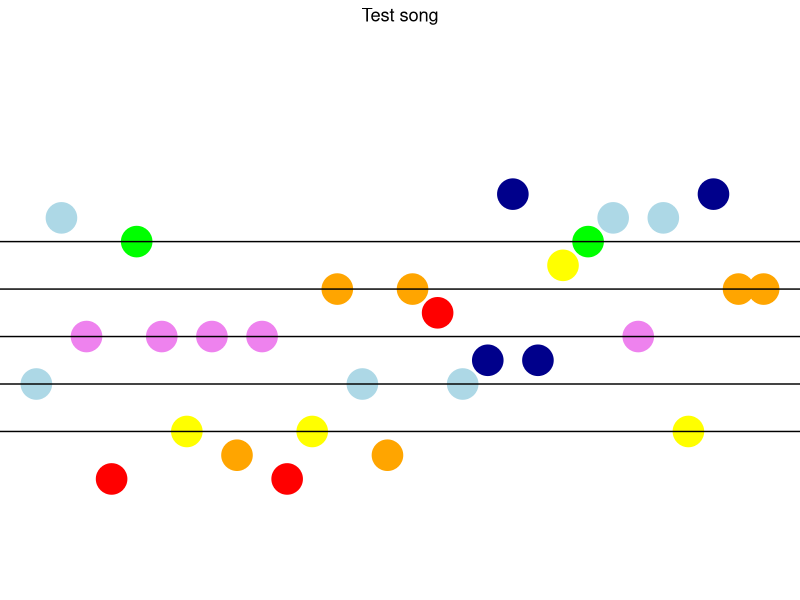
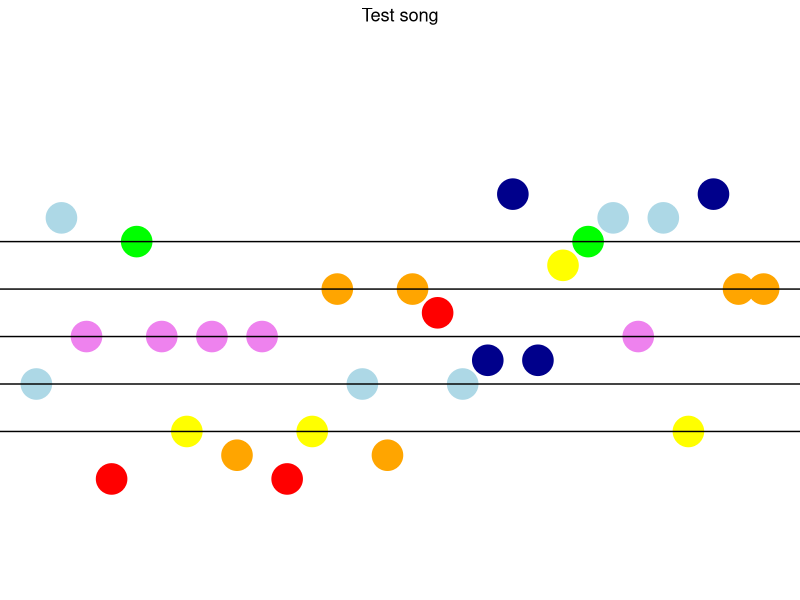

Write the R code that produced these figures, in order.
library(tidyverse)

test_df <- tibble(notes = sample(c(LETTERS[1:7], letters[1:7]), 30L, replace = TRUE)) |>
  mutate(id = row_number())

notes <- tribble(
  ~ notes, ~ position, ~ color,
  "A", 2.5, "darkblue",
  "B", 3, "violet",
  "C", 0, "red",
  "D", 0.5, "orange",
  "E", 1, "yellow",
  "F", 1.5, "green",
  "G", 2, "lightblue",
  "a", 6, "darkblue",
  "b", 3, "violet",
  "c", 3.5, "red",
  "d", 4, "orange",
  "e", 4.5, "yellow",
  "f", 5, "green",
  "g", 5.5, "lightblue",

)



test_df |>
  left_join(notes) |>
  ggplot(aes(x = id, y=position, color = color))+
  geom_point(show.legend = F, size=10)+
  scale_color_identity()+
  ylim(-2,9)+
  theme_void()+
  geom_hline(yintercept = 1:5)+
  ggtitle("Test song")+
  theme(plot.title = element_text(hjust=0.5))
ggsave("songs/test.jpg", width = 11)
